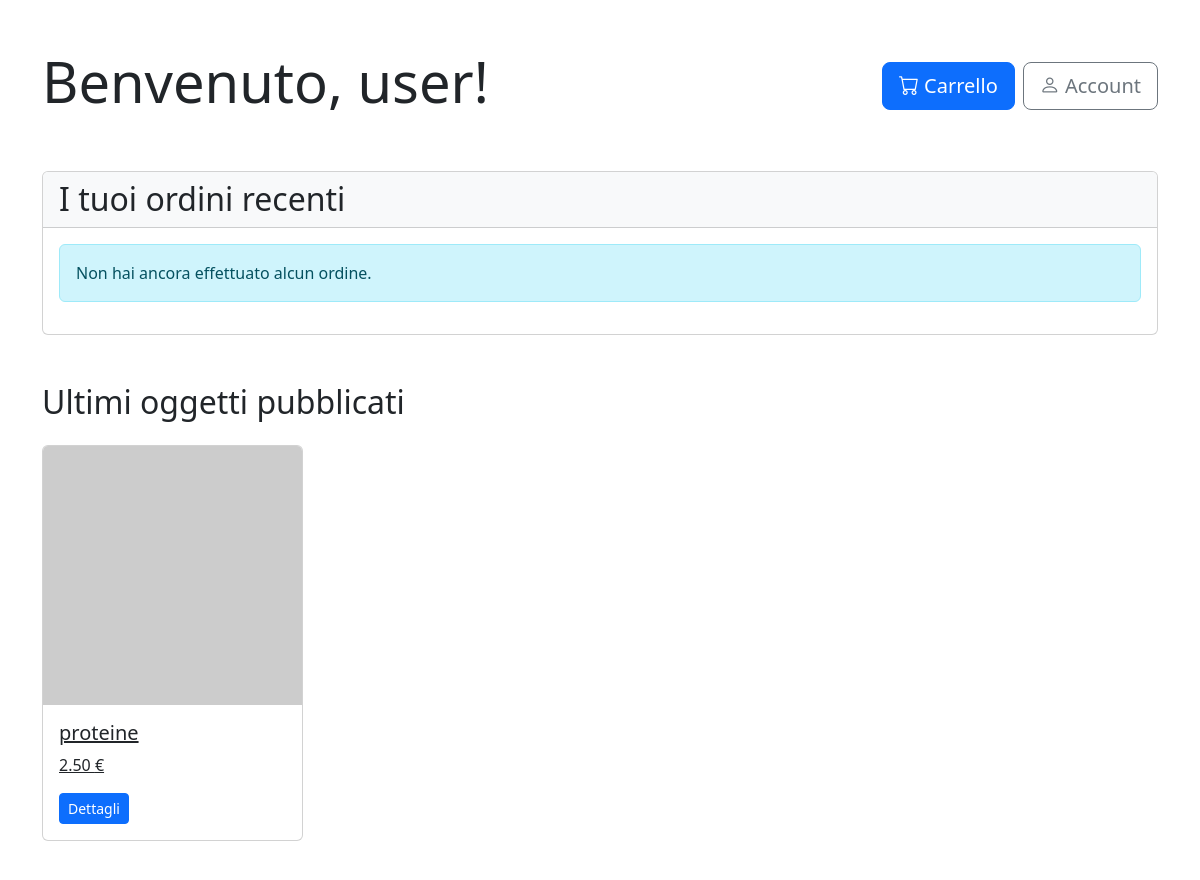
The app's page /user/user_home_page/ (signed in, upper part), older data.
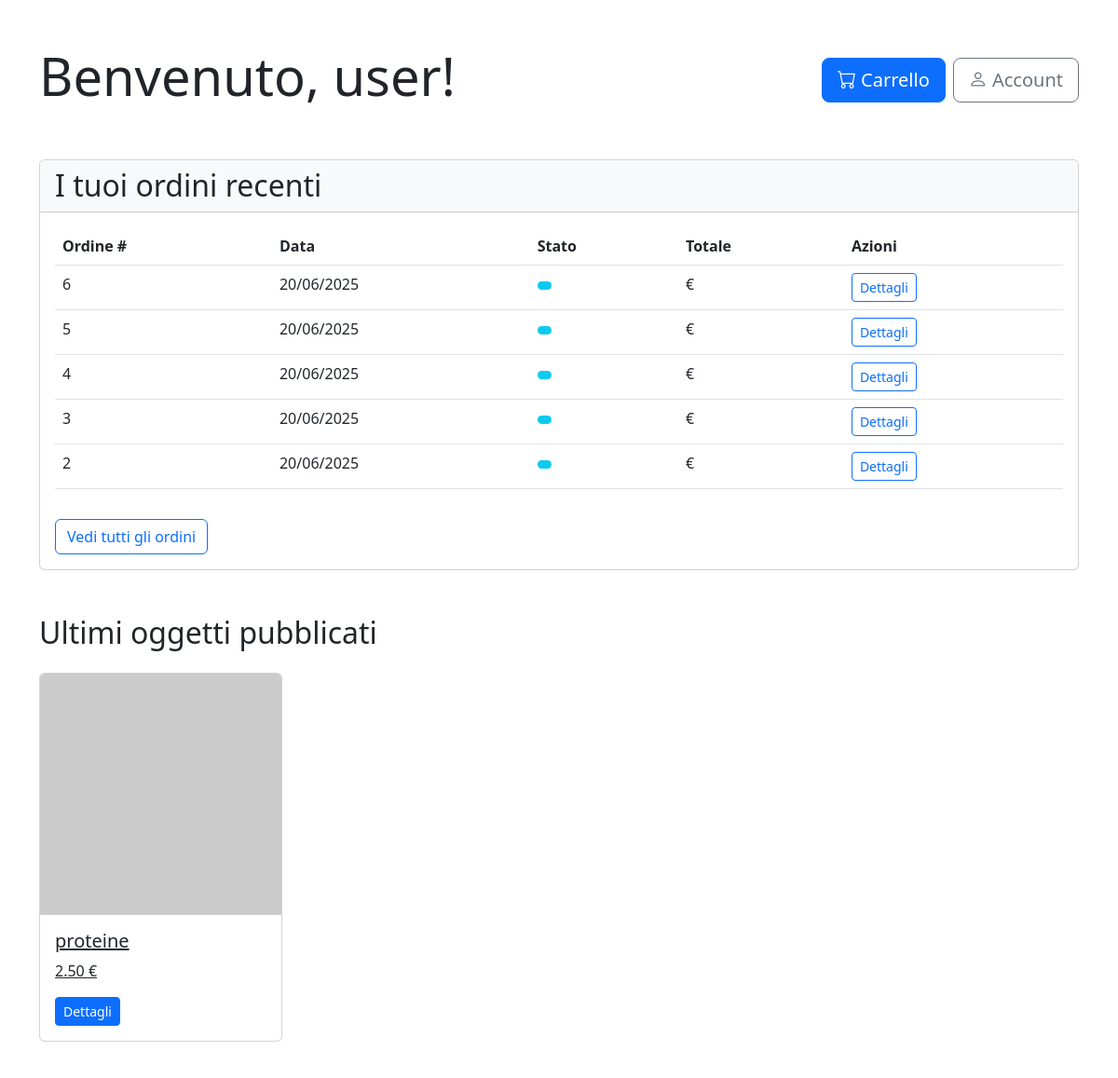
The same page, newer data.
### products/models.py (models this page shows, shortened)
class Product(models.Model):
    category = models.ManyToManyField(Category)
    name = models.CharField(max_length=200, unique=True)
    description = models.TextField(blank=True)
    price = models.DecimalField(max_digits=10, decimal_places=2)
    stock = models.PositiveIntegerField()
    available = models.BooleanField(default=True)
    created = models.DateTimeField(auto_now_add=True)
    updated = models.DateTimeField(auto_now=True)  #todo: add the user who created the product
    class Meta:
        ordering = ('name',)

### cart/models.py (models this page shows, shortened)
class Order(models.Model):
    user = models.ForeignKey(CustomUser, on_delete=models.CASCADE, related_name='orders')
    created_at = models.DateTimeField(auto_now_add=True)
    address = models.CharField(max_length=250)
    city = models.CharField(max_length=100)
    delivery_date = models.DateField()
    delivered = models.BooleanField(default=False)
    shipped = models.BooleanField(default=False)
    shipping_cost = models.DecimalField(max_digits=10, decimal_places=2, default=0.00)
    shipping_method = models.CharField(max_length=50, default='standard')
    class Meta:
        ordering = ('-created_at',)

### users/views.py (the view)
# urls.py: path('user_home_page/', user_home_page, name='user_home_page'),
@login_required
def user_home_page(request):
    user = request.user
    recent_orders = Order.objects.filter(user=user).order_by('-created_at')[:5]
    latest_products = Product.objects.all().order_by('-created')[:8]  # Recupera gli ultimi prodotti pubblicati
    context = {
        'user': user,
        'recent_orders': recent_orders,
        'latest_products': latest_products,  # Aggiungi i prodotti recenti al contesto
    }
    return render(request, 'users/user_home_page.html', context)

### templates/users/user_home_page.html (shortened to what this page needs)
{% extends "base.html" %}
{% block content %}
<div class="container py-5">
    <div class="row mb-5">
        <div class="col-md-8">
            <h1 class="display-4">Benvenuto, {{ user.username }}!</h1>
        </div>
        <div class="col-md-4 text-end d-flex align-items-center justify-content-end">
            <a href="{% url 'cart:view_cart' %}" class="btn btn-primary btn-lg">
                <i class="bi bi-cart"></i> Carrello
            </a>
            <a href="{% url 'users:account' %}" class="btn btn-outline-secondary btn-lg ms-2">
                <i class="bi bi-person"></i> Account
            </a>
        </div>
    </div>
    <div class="card mb-5">
        <div class="card-header bg-light">
            <h2 class="mb-0">I tuoi ordini recenti</h2>
        </div>
        <div class="card-body">
            {% if recent_orders %}
                <div class="table-responsive">
                    <table class="table table-hover">
                        <thead>
                            <tr>
                                <th>Ordine #</th>
                                <th>Data</th>
                                <th>Stato</th>
                                <th>Totale</th>
                                <th>Azioni</th>
                            </tr>
                        </thead>
                        <tbody>
                            {% for order in recent_orders %}
                            <tr>
                                <td>{{ order.id }}</td>
                                <td>{{ order.created_at|date:"d/m/Y" }}</td>
                                <td>
                                    <span class="badge {% if order.status == 'completed' %}bg-success{% elif order.status == 'processing' %}bg-warning{% else %}bg-info{% endif %}">
                                    </span>
                                </td>
                                <td>{{ order.total_price }} €</td>
                                <td>
                                    <a href="{% url 'cart:order_detail' order.id %}" class="btn btn-sm btn-outline-primary">Dettagli</a>
                                </td>
                            </tr>
                            {% endfor %}
                        </tbody>
                    </table>
                </div>
                <a href="{% url 'cart:order_history' %}" class="btn btn-outline-primary mt-3">Vedi tutti gli ordini</a>
            {% else %}
                <div class="alert alert-info">Non hai ancora effettuato alcun ordine.</div>
            {% endif %}
        </div>
    </div>
    <h2 class="mb-4">Ultimi oggetti pubblicati</h2>
    <div class="row row-cols-1 row-cols-md-4 g-4 mb-5">
        {% for product in latest_products %}
        <div class="col">
            <a href="{% url 'products:product_info' product.id %}?source=user_home_page" class="card h-100">
                <img src="{{ product.image.url|default:'https://via.placeholder.com/150' }}" class="card-img-top" alt="{{ product.name }}">
                <div class="card-body">
                    <h5 class="card-title">{{ product.name }}</h5>
                    <p class="card-text">{{ product.price }} €</p>
                    <span class="btn btn-sm btn-primary">Dettagli</span>
                </div>
            </a>
        </div>
        {% empty %}
        <div class="col-12">
            <div class="alert alert-info">Nessun prodotto disponibile al momento</div>
        </div>
        {% endfor %}
    </div>
</div>
{% endblock %}

Row changes from the older to the newer data that the page shows:
added Order: id "6", created_at "20/06/2025"
added Order: id "5", created_at "20/06/2025"
added Order: id "4", created_at "20/06/2025"
added Order: id "3", created_at "20/06/2025"
added Order: id "2", created_at "20/06/2025"
Text that changed along with them:
text no longer shown: "Non hai ancora effettuato alcun ordine."
text now shown: "Ordine # Data Stato Totale Azioni Vedi tutti gli ordini"
